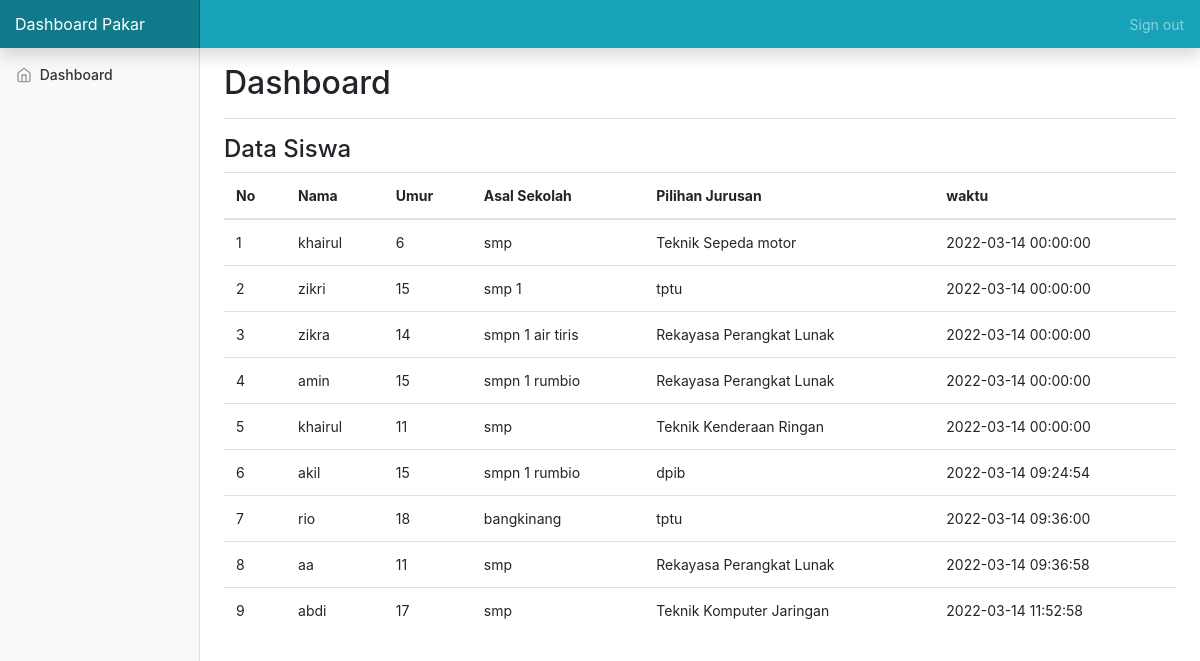
The app's page /pakar-home.php with its own data.
### tables this page shows
CREATE TABLE `pilihanjurusan` (
  `id_pilihan` int(11) NOT NULL,
  `nama` varchar(50) NOT NULL,
  `umur` varchar(50) NOT NULL,
  `asal_sekolah` varchar(50) NOT NULL,
  `jurusan` varchar(50) NOT NULL,
  `waktu` datetime NOT NULL DEFAULT current_timestamp()
);

### pakar-home.php (the view, shortened to what this page needs)
<!doctype html>
<html lang="en">
  <head>
    <link href="https://getbootstrap.com/docs/4.1/dist/css/bootstrap.min.css" rel="stylesheet">
    <link href="css/dashboard.css" rel="stylesheet">
  </head>
  <body>
    <nav class="navbar navbar-dark fixed-top bg-info flex-md-nowrap p-0 shadow">
      <a class="navbar-brand col-sm-3 col-md-2 mr-0" href="#">Dashboard Pakar</a>
      <ul class="navbar-nav px-3">
        <li class="nav-item text-nowrap">
          <a class="nav-link" href="proseslogout.php">Sign out</a>
        </li>
      </ul>
    </nav>
    <div class="container-fluid">
      <div class="row">
        <?php include 'pakar-sidebar.php';?>
        <main role="main" class="col-md-9 ml-sm-auto col-lg-10 px-4">
          <div class="d-flex justify-content-between flex-wrap flex-md-nowrap align-items-center pt-3 pb-2 mb-3 border-bottom">
            <h1 class="h2">Dashboard</h1>
          </div>
          <h4>Data Siswa</h4>
        <table class="table">
          <?php
          include 'koneksi.php';
          $get=mysqli_query($c,"SELECT * FROM pilihanjurusan order by id_pilihan");
          $i = 1;
           ?>
  <thead>
    <tr>
    <th>No</th>
    <th>Nama</th>
    <th>Umur</th>
    <th>Asal Sekolah</th>
    <th>Pilihan Jurusan</th>
    <th>waktu</th>
    </tr>
  </thead>
  <tbody>
    <?php
    while ($data=mysqli_fetch_array($get)) {
     ?>
    <tr>
    <td><?php echo $i++; ?></td>
    <td><?php echo $data['nama']; ?></td>
    <td><?php echo $data['umur']; ?></td>
    <td><?php echo $data['asal_sekolah']; ?></td>
    <td><?php echo $data['jurusan']; ?></td>
    <td><?php echo $data['waktu']; ?></td>
    </tr>
    <?php
}
 ?>
  </tbody>
</table>
        </main>
      </div>
    </div>
  </body>
</html>

### pakar-sidebar.php
<nav class="col-md-2 d-none d-md-block bg-light sidebar">
          <div class="sidebar-sticky">
            <ul class="nav flex-column">
              <li class="nav-item">
                <a class="nav-link" href="pakar-home.php">
                  <span data-feather="home"></span>
                  Dashboard
                </a>
              </li>
            </ul>
          </div>
        </nav>

### css/dashboard.css (style rules this page uses)
body { font-size: .875rem; }
.feather { width: 16px; height: 16px; vertical-align: text-bottom; }
.sidebar { position: fixed; top: 0; bottom: 0; left: 0; z-index: 100; padding: 48px 0 0; box-shadow: inset -1px 0 0 rgba(0, 0, 0, .1); }
.sidebar-sticky { position: relative; top: 0; height: calc(100vh - 48px); padding-top: .5rem; overflow-x: hidden; overflow-y: auto; }
.sidebar .nav-link { font-weight: 500; color: #333; }
.sidebar .nav-link .feather { margin-right: 4px; color: #999; }
[role="main"] { padding-top: 48px; }
.navbar-brand { padding-top: .75rem; padding-bottom: .75rem; font-size: 1rem; background-color: rgba(0, 0, 0, .25); box-shadow: inset -1px 0 0 rgba(0, 0, 0, .25); }

### records on screen
pilihanjurusan: nama "khairul", umur "6", asal_sekolah "smp", jurusan "Teknik Sepeda motor", waktu "2022-03-14 00:00:00"
pilihanjurusan: nama "zikri", umur "15", asal_sekolah "smp 1", jurusan "tptu", waktu "2022-03-14 00:00:00"
pilihanjurusan: nama "zikra", umur "14", asal_sekolah "smpn 1 air tiris", jurusan "Rekayasa Perangkat Lunak", waktu "2022-03-14 00:00:00"
pilihanjurusan: nama "amin", umur "15", asal_sekolah "smpn 1 rumbio", jurusan "Rekayasa Perangkat Lunak", waktu "2022-03-14 00:00:00"
pilihanjurusan: nama "khairul", umur "11", asal_sekolah "smp", jurusan "Teknik Kenderaan Ringan", waktu "2022-03-14 00:00:00"
pilihanjurusan: nama "akil", umur "15", asal_sekolah "smpn 1 rumbio", jurusan "dpib", waktu "2022-03-14 09:24:54"
pilihanjurusan: nama "rio", umur "18", asal_sekolah "bangkinang", jurusan "tptu", waktu "2022-03-14 09:36:00"
pilihanjurusan: nama "aa", umur "11", asal_sekolah "smp", jurusan "Rekayasa Perangkat Lunak", waktu "2022-03-14 09:36:58"
pilihanjurusan: nama "abdi", umur "17", asal_sekolah "smp", jurusan "Teknik Komputer Jaringan", waktu "2022-03-14 11:52:58"
